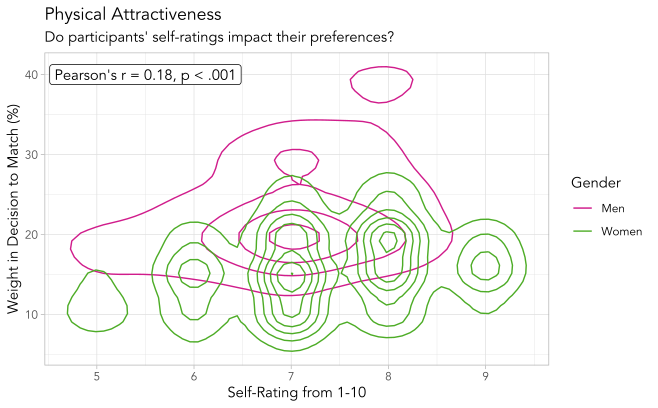

R code for this plot:
# load in libraries
library(tidyverse)
library(Hmisc)

# get data to analyze
data_path <- "speed_dating_data.csv"
spd_dat <- read.csv(data_path)
spddat <- subset(spd_dat, select=c(iid, gender, attr1_1, attr3_1))

# get pearson's r and p value for data
spddat.rcorr = rcorr(as.matrix(spddat))
spddat.coeff = spddat.rcorr$r
spddat.p = spddat.rcorr$P
coeff = data.frame(spddat.coeff)
p = data.frame(spddat.p)

# print wanted correlation coefficient and p value
coeff <- subset(coeff, select=c(attr1_1))
coeff <- coeff[!(row.names(coeff) %in% c("iid", "gender")),]
p <- subset(p, select=c(attr1_1))
p <- p[!(row.names(p) %in% c("iid", "gender")),]
print(coeff)
print(p)

# preprocess data to remove nas and recode
spddat <- na.omit(spddat)
spddat <- unique(spddat)
spddat %>% mutate(gender = recode(gender,
                                  '0' = "Women",
                                  '1' = "Men")) -> spddat

# 2d contour plot
ggplot(spddat, aes(attr3_1, attr1_1, color=gender)) +
  geom_density_2d() +
  labs(title = "Physical attractiveness preference vs. self-perception") +
  scale_colour_discrete(labels=c("Men", "Women"), type=c("#d01c8b", "#4dac26")) +
  scale_x_continuous(breaks=c(1, 2, 3, 4, 5, 6, 7, 8, 9, 10)) +
  labs(title = "Physical Attractiveness",
       subtitle = "Do participants' self-ratings impact their preferences?",
       colour = "Gender") +
  xlab("Self-Rating from 1-10") +
  ylab("Weight in Decision to Match (%)") +
  annotate("label", label="Pearson's r = 0.18, p < .001", x=5.5, y=40, family="Avenir") +
  theme_light() +
  theme(text = element_text(family="Avenir"))
